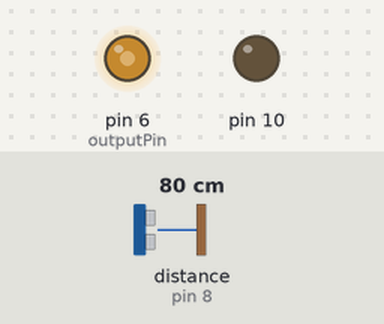
Bench run of a sketch on a simulated Arduino Uno, built with avr-gcc and run on an emulated ATmega328P. Shown: output pins drawn as LEDs (lit = HIGH). Inputs (shaded band) come from the test bench; at power-on: distance to the obstacle (sensor on pin 8) 80 cm. The echo pulse lasts 58.3 µs per cm; what the sketch prints to the serial monitor is not drawn.

Above: at 0.1 s.
At 1.1 s:
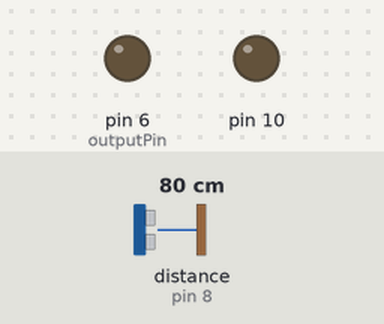
Timing chart, 0 to 3.8 s (numbered marks = the images above):
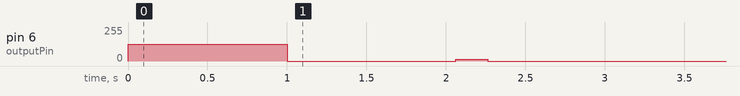

Measured:
- by itself, pin 6 (outputPin): 127/255 → 0/255 at 1.0 s, → 12/255 1.1 s later, → 0/255 0.20 s later

The sketch:

gen_freq.ino
```cpp
// C++ code
//
int led = 10;
int outputPin = 6;
float perio;
float frequenc;

void setup()
{
  pinMode(10, OUTPUT);
  pinMode(8,INPUT);
  pinMode(outputPin, OUTPUT);
  analogWrite(outputPin, 127);
  Serial.begin(9600);
  long int t1 = micros();
  task2();
  long int t2 = micros();
  Serial.print("Time taken by the task: "); Serial.print(t2-t1); Serial.println(" microseconds");
}

void loop()
{
  gen_freq();
  task2();
}

void gen_freq()
{
  int frequency = 400;
  int period = 1000000 / frequency;
  int pulseWidth = period / 2;
  analogWrite(outputPin, 127);
  delayMicroseconds(pulseWidth);
  analogWrite(outputPin, 0);
  delayMicroseconds(pulseWidth);

}


void task2()
{

  perio = pulseIn(8, HIGH);
  frequenc = 1000000 / (perio * 2);
  Serial.print("frequency is "); Serial.println(frequenc);

}
```
